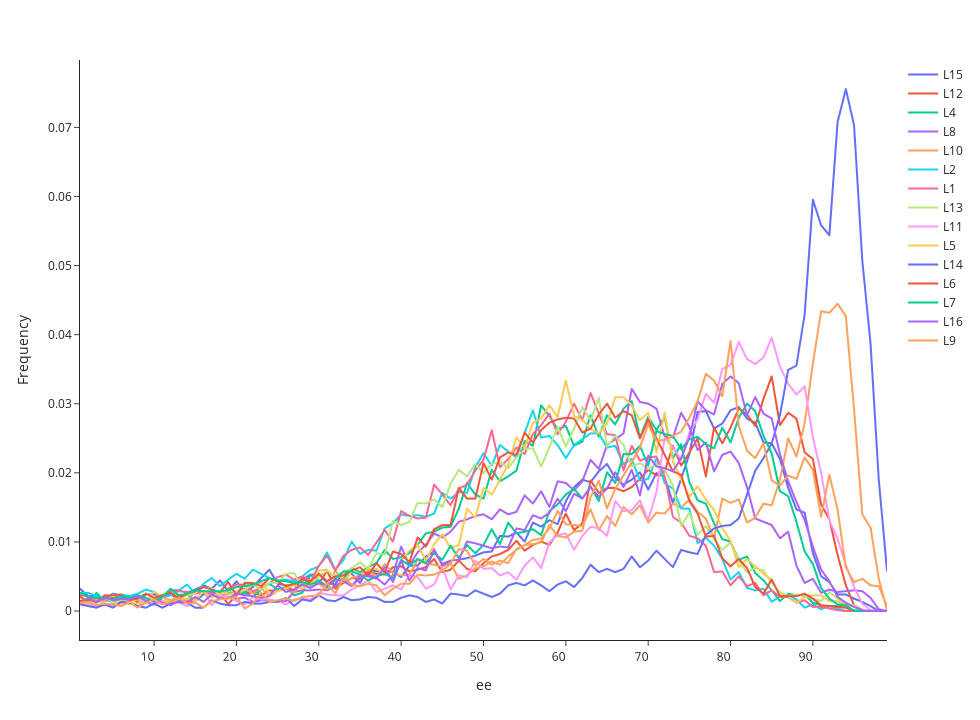

This figure's notebook cell:
### Code cell
fig = px.line(percentage_df)

# Customize the layout
fig.update_layout(xaxis_title='ee', yaxis_title='Frequency', legend_title=None, xaxis_tickangle=-4,template='simple_white',width=980, height=720,
                  )

# Show the plot
fig.show()
